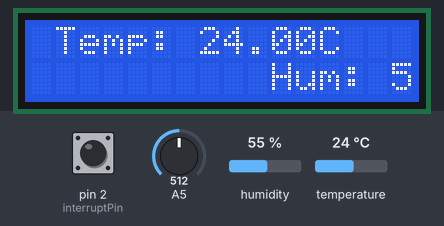
This sketch was run on a simulated Arduino Mega 2560, built with avr-gcc and run on an emulated ATmega2560. Parts: 16×2 character LCD. The test bench sets the inputs (shaded band); at power-on: A5 = 512, pin 2 (interruptPin) LOW, humidity 55 %, temperature 24 °C. The local clock reads 2024-03-15 10:24:30 at power-on unless the sketch sets it.

Above: at 1.2 s.
1.3 s: A5 set to 90
At 2.9 s:
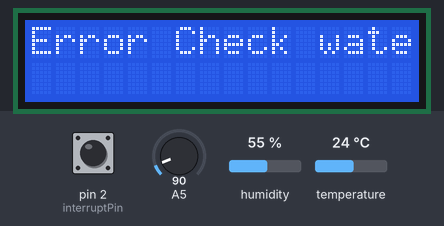
4.6 s: pin 2 (interruptPin) pulled HIGH for 1.25 s
7.3 s: A5 set to 110
At 8.8 s:
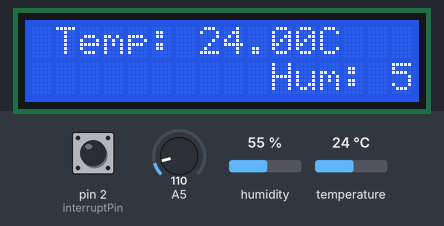
10.7 s: humidity set to 22 %
At 12.6 s:
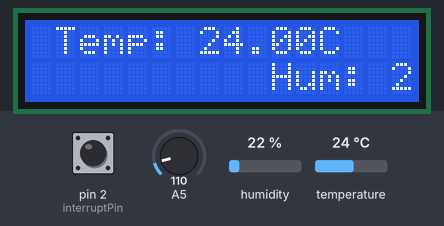
13.7 s: temperature set to 12 °C
At 15.1 s:
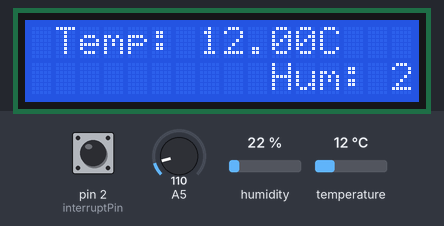
15.8 s: pin 2 (interruptPin) pulled HIGH for 1.25 s
Timing chart, 0 to 18.8 s (numbered marks = the images above; inputs shaded):
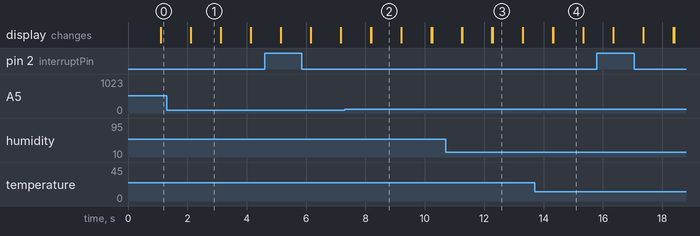

Measured:
- after the input at 1.3 s, the display: first differs from a run without the input after 0.82 s (image 1)
- after the input at 7.3 s, the display: first differs from a run without the input after 0.90 s (image 2)
- what the display in image 1 shows lasts 1.0 s, from 2.1 s to 3.1 s

The sketch:

CPE_301_Final_Project_AS_PA_BS.ino
```cpp
//ANKEET SINGH
//PARIS ACOSTA
//BRENDAN SMITH
//CPE 301 FINAL PROJECT

#include <LiquidCrystal.h>
#include <Stepper.h>
#include <DHT.h>
#include <RTClib.h>

#define LCD_INTERVAL 60000
#define TEMP_THRESHOLD 20
#define WATER_THRESHOLD 100
#define DHT_PIN 7

#define WATER_SENSOR 5

#define RDA 0x80
#define TBE 0x20

#define power 22

int level = 0;

const int RS = 13, EN = 12, D4 = 35, D5 = 37, D6 = 39, D7 = 41;
LiquidCrystal lcd(RS, EN, D4, D5, D6, D7);

const byte interruptPin = 2;

volatile unsigned char *my_ADMUX = (unsigned char *)0x7C;
volatile unsigned char *my_ADCSRB = (unsigned char *)0x7B;
volatile unsigned char *my_ADCSRA = (unsigned char *)0x7A;
volatile unsigned int *my_ADC_DATA = (unsigned int *)0x78;

volatile unsigned char *portADCDataRegisterHigh = (unsigned char *)0x79;

volatile unsigned char *myUCSR0A = (unsigned char *)0x00C0;
volatile unsigned char *myUCSR0B = (unsigned char *)0x00C1;
volatile unsigned char *myUCSR0C = (unsigned char *)0x00C2;
volatile unsigned int *myUBRR0 = (unsigned int *)0x00C4;
volatile unsigned char *myUDR0 = (unsigned char *)0x00C6;

volatile unsigned char *myTCCR1A = (unsigned char *)0x80;
volatile unsigned char *myTCCR1B = (unsigned char *)0x81;
volatile unsigned char *myTCCR1C = (unsigned char *)0x82;
volatile unsigned char *myTIMSK1 = (unsigned char *)0x6F;
volatile unsigned int *myTCNT1 = (unsigned int *)0x84;
volatile unsigned char *myTIFR1 = (unsigned char *)0x36;

volatile bool press = false;

// Pin Definitions
const int SPEED_PIN = 3;
const int DIR1 = 5;
const int DIR2 = 3;
const int powerButton = 18;
const int resetButton = 19;
const int fanPIN = 9;
const int IdleLed = 52;
const int DisabledLed = 50;
const int RunningLed = 48;
const int ErrorLed = 46;

// Enum for States
enum state {
Idle,
Running,
Disabled,
Error,
};

enum state State;

const int stepsPerRevolution = 2038;


// Global Variables
//enum state Current = Disabled;
//Stepper myStepper(stepsPerRevolution, 8, 10, 9, 11);
RTC_DS1307 rtc;
DHT dht(DHT_PIN, DHT11);

// Function to Write to a Port
void writePort(volatile unsigned char* reg, unsigned char bit, bool state) {
bit = 0x01 << bit;
if (state) {
*reg |= bit;
} else {
*reg &= ~bit;
}
}

void U0init(int U0baud) {
unsigned long FCPU = 16000000;
unsigned int tbaud;
tbaud = (FCPU / 16 / U0baud - 1);
*myUCSR0A = 0x20;
*myUCSR0B = 0x18;
*myUCSR0C = 0x06;
*myUBRR0 = tbaud;
}

void adc_init() {
// setup the A register
*my_ADCSRA |= 0b10000000; // set bit 7 to 1 to enable the ADC
*my_ADCSRA &= 0b11011111; // clear bit 6 to 0 to disable the ADC trigger mode
*my_ADCSRA &= 0b11110111; // clear bit 5 to 0 to disable the ADC interrupt
*my_ADCSRA &= 0b11111000; // clear bit 0-2 to 0 to set prescaler selection to slow reading
// setup the B register
*my_ADCSRB &= 0b11110111; // clear bit 3 to 0 to reset the channel and gain bits
*my_ADCSRB &= 0b11111000; // clear bit 2-0 to 0 to set free running mode
// setup the MUX Register
*my_ADMUX &= 0b01111111; // clear bit 7 to 0 for AVCC analog reference
*my_ADMUX |= 0b01000000; // set bit 6 to 1 for AVCC analog reference
*my_ADMUX &= 0b11011111; // clear bit 5 to 0 for right adjust result
*my_ADMUX &= 0b11100000; // clear bit 4-0 to 0 to reset the channel and gain bits
}

// Setup Function
void setup() {
rtc.begin();
rtc.adjust(DateTime(F(__DATE__), F(__TIME__)));

U0init(9600);

lcd.begin(16, 2); // Initialize the LCD with 16 columns and 2 rows

adc_init();
attachInterrupt(digitalPinToInterrupt(interruptPin), power, RISING);

dht.begin();

// Initialize State
State = Disabled;
}
// Loop Function
/////////////
void loop() {
// Read the water level from the sensor
int waterLevel = adc_read(WATER_SENSOR);

// Check if the water level is below the threshold
if (waterLevel < WATER_THRESHOLD) {
lcd.clear();
error_state();
}

if(waterLevel > WATER_THRESHOLD){
lcd.clear();
running_state();
}
// Handle the state transitions and actions
switch (State) {
case Disabled:
disabled_state();
break;
case Error:
error_state();
break;
case Running:
running_state();
break;
case Idle:
idle_state();
break;
}

// Display current time
displayTime();
}

void setState(enum state newState) {
switch(State) {
case Disabled:
if (newState == Idle) {
State = newState;
}
break;

case Error:
if (newState == Idle || newState == Disabled) {
State = newState;
}
break;

case Running:
State = newState;
break;

case Idle:
State = newState;
break;
}
}

// State Functions
void idle_state() {
fanOff();
if (low()) {
setState(Error);
}
displayTempAndHumidity();
digitalWrite(IdleLed,HIGH);
}

void disabled_state() {
fanOff();
lcd.print("Fan Off");
delay(1000);
digitalWrite(IdleLed,HIGH);
}

void error_state() {
lcd.clear(); // Clear the LCD screen
lcd.setCursor(0, 0); // Set cursor to the first row, first column
lcd.print("Error Check water");
digitalWrite(ErrorLed, HIGH); // Turn on Error LED
}

void running_state() {
fanOn();
displayTempAndHumidity();
digitalWrite(RunningLed,HIGH);
}

bool low() {
if (adc_read(1) < WATER_THRESHOLD){
return true;
}
return false;
}

void reset() {
U0putchar("RESET\n");
}

void fanOn() {
writePort(PORTH, fanPIN, HIGH);
}

void fanOff() {
writePort(PORTH, fanPIN, LOW);
}

void displayTempAndHumidity() {
float temperature = dht.readTemperature();
float humidity = dht.readHumidity();
lcd.setCursor(1, 0);
lcd.print("Temp: ");
lcd.print(temperature);
lcd.print("C");
lcd.setCursor(10, 1);
lcd.print("Hum: ");
lcd.print(humidity);
lcd.print("%");
}

void displayTime() {
DateTime time = rtc.now();
lcd.setCursor(0, 0);
lcd.print(time.hour());
lcd.print(":");
lcd.print(time.minute());
lcd.print(":");
lcd.print(time.second());

}


// ADC Functions


unsigned int adc_read(unsigned char adc_channel_num) {
// clear the channel selection bits (MUX 4:0)
*my_ADMUX &= 0b11100000;
// clear the channel selection bits (MUX 5)
*my_ADCSRB &= 0b11110111;
// set the channel number
if (adc_channel_num > 7) {
// set the channel selection bits, but remove the most significant bit (bit 3)
adc_channel_num -= 8;
// set MUX bit 5
*my_ADCSRB |= 0b00001000;
}
// set the channel selection bits
*my_ADMUX &= 0b11100000;
*my_ADMUX |= adc_channel_num;
// set bit 6 of ADCSRA to 1 to start a conversion
*my_ADCSRA |= 0x40;
// wait for the conversion to complete
while ((*my_ADCSRA & 0x40) != 0);
// return the result in the ADC data register
return *my_ADC_DATA;
}


unsigned char U0kbhit() {
return UCSR0A & RDA;
}

void U0putchar(unsigned char U0pdata) { // Serial.Write
while (!(*myUCSR0A & TBE));
*myUDR0 = U0pdata;
}
```
